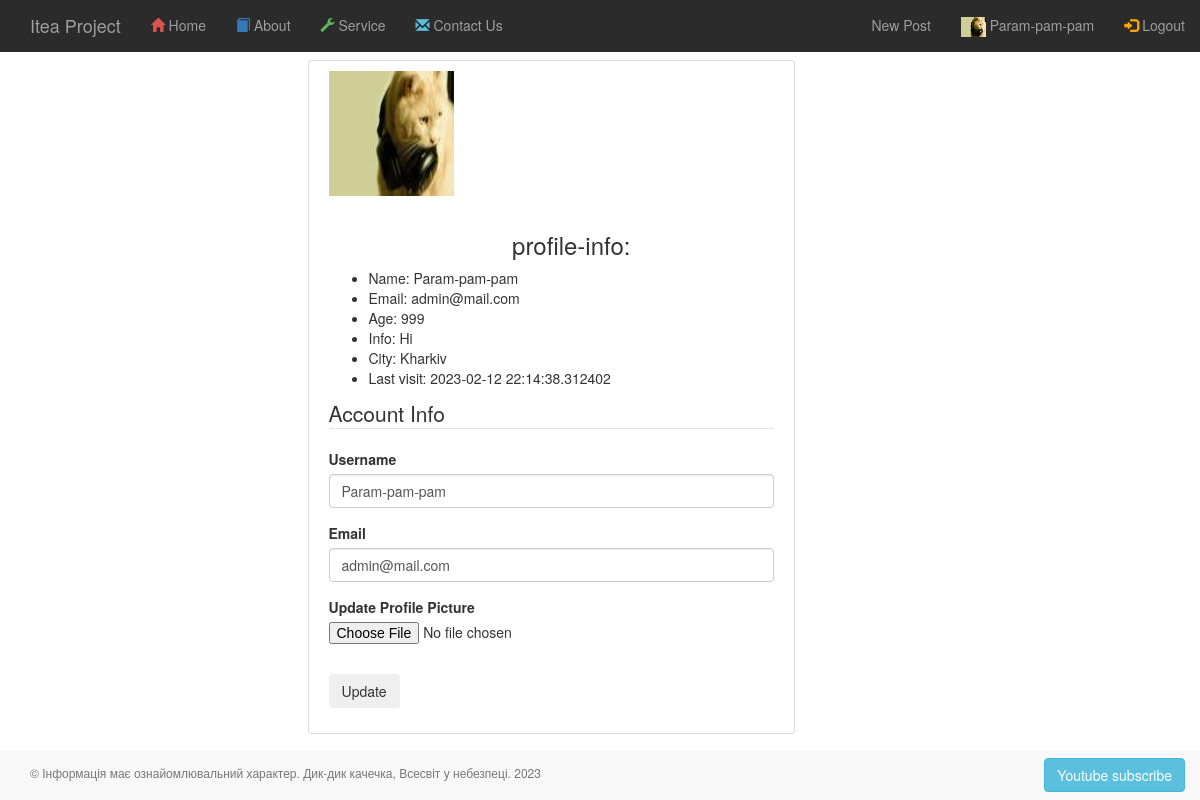
The page /auth/account (signed in) on the database its author committed.
### app/auth/models.py (models this page shows, shortened)
class Profile(BaseModel):
    avatar = CharField()
    info = TextField()
    city = CharField()
    age = IntegerField()

class User(BaseModel, UserMixin):
    username = CharField(max_length=100)
    email = CharField(max_length=200, unique=True, index=True)
    __password_hash = CharField(max_length=128)
    last_visit = DateTimeField(default=datetime.datetime.now)
    role = ForeignKeyField(Role, backref='users')
    profile = ForeignKeyField(Profile)
    @property
    def password(self):
        raise AttributeError('password is not a valid attribute')

### app/auth/routes.py (the view)
@auth.route("/account", methods=['GET', 'POST'])
@login_required
def account():
    form = UpdateAccountForm()
    if form.validate_on_submit():
        if form.picture.data:
            print(form.picture.data)
            picture_file = save_picture(form.picture.data)
            current_user.profile.avatar = picture_file
            current_user.profile.save()
        current_user.username = form.username.data
        current_user.email = form.email.data
        current_user.save()
        flash('Your account has been updated!', 'success')
        return redirect(url_for('auth.account'))
    elif request.method == 'GET':
        form.username.data = current_user.username
        form.email.data = current_user.email
    return render_template('auth/account.html',
                           title='Account',
                           image_file=current_user.profile.avatar,
                           form=form)

### app/auth/forms.py (shortened to what this page needs)
class UpdateAccountForm(FlaskForm):
    username = StringField(
        'Username',
        validators=[DataRequired(), Length(1, 100)],
        render_kw={'placeholder': 'Enter your name'})
    email = StringField('Email',
                        validators=[DataRequired(), Length(1, 100), Email()],
                        render_kw={'placeholder': 'Enter email'})
    picture = FileField('Update Profile Picture',
                        validators=[FileAllowed(['jpg', 'png'])])
    submit = SubmitField('Update')

### app/auth/models.py (called while the page is built)
@login_manager.user_loader
def load_user(user_id):
    return User.select().where(User.id == user_id).first()

### app/templates/auth/account.html (shortened to what this page needs)
{% extends '_base.html' %}
{% block page_content %}
    <div class="row">
        <div class="col-md-3"></div>
        <div class="content-section  col-md-5">
            <div class="media">
                <img class="rounded-circle account-img" src="{{ image_file }}">
                <div class="media-body">
                    <td class="profile-panel">
                        <ul class="profile-info">
                            <h3>profile-info: </h3>
                            <li>Name: {{ current_user.username }}</li>
                            <li>Email: {{ current_user.email }}</li>
                            <li>Age: {{ current_user.profile.age }}</li>
                            <li>Info: {{ current_user.profile.info }}</li>
                            <li>City: {{ current_user.profile.city }}</li>
                            <li>Last visit: {{ current_user.last_visit }}</li>
                        </ul>
                    </td>
                </div>
            </div>
            <form method="POST" action="" enctype="multipart/form-data">
                <fieldset class="form-group">
                    <legend class="border-bottom mb-4">Account Info</legend>
                    <div class="form-group">
                        {{ form.username.label(class="form-control-label") }}
                        {% if form.username.errors %}
                            {{ form.username(class="form-control form-control-lg is-invalid") }}
                            <div class="invalid-feedback">
                                {% for error in form.username.errors %}
                                    <span>{{ error }}</span>
                                {% endfor %}
                            </div>
                        {% else %}
                            {{ form.username(class="form-control form-control-lg") }}
                        {% endif %}
                    </div>
                    <div class="form-group">
                        {{ form.email.label(class="form-control-label") }}
                        {% if form.email.errors %}
                            {{ form.email(class="form-control form-control-lg is-invalid") }}
                            <div class="invalid-feedback">
                                {% for error in form.email.errors %}
                                    <span>{{ error }}</span>
                                {% endfor %}
                            </div>
                        {% else %}
                            {{ form.email(class="form-control form-control-lg") }}
                        {% endif %}
                    </div>
                    <div class="form-group">
                        {{ form.picture.label() }}
                        {{ form.picture(class="form-control-file") }}
                    </div>
                </fieldset>
                <div class="form-group">
                    {{ form.submit(class="btn btn-outline-info") }}
                </div>
            </form>
        </div>
        <div class="col-md-3"></div>
    </div>
{% endblock page_content %}

### app/templates/nav/nav-top-bar.html (shortened to what this page needs)
<nav class="navbar-wrapper navbar-inverse navbar-fixed-top">
    <div class="container-fluid">
        <div class="navbar-header">
            <a href="/" class="navbar-brand">Itea Project</a>
        </div>
        <div class="collapse navbar-collapse navHeaderCollapse">
            <ul class="nav navbar-nav">
                <li class=""><a href="/">
                    <span id="home_menu_icon_color" class="glyphicon glyphicon-home"></span> Home</a></li>
                <li class=""><a href="{{ url_for('main.about') }}">
                    <span id="training_menu_icon_color" class="glyphicon glyphicon-book"></span> About</a>
                </li>
                <li class=""><a href="#">
                    <span id="services_menu_icon_color" class="glyphicon glyphicon-wrench"></span> Service</a>
                </li>
                <li class=""><a href="#">
                    <span id="contact_us_menu_icon_color" class="glyphicon glyphicon-envelope"></span> Contact Us</a>
                </li>
            </ul>
            <ul class="nav navbar-nav navbar-right">
                {% if current_user.is_authenticated %}
                    <li><a class="nav-item nav-link" href="{{ url_for('posts.new_post') }}">New Post</a></li>
                    <li><a href="{{ url_for('auth.account') }}">
                        <img src="{{ current_user.profile.avatar }}" alt="avatar" width="25" height="20">
                        {{ current_user.username }}
                    </a></li>
                    <li><a href="{{ url_for('auth.logout') }}">
                        <span id="login_menu_icon_color" class="glyphicon glyphicon-log-in"></span> Logout</a></li>
                {% else %}
                    <li><a href="{{ url_for('auth.register') }}">
                        <span id="sign_up_menu_icon_color" class="glyphicon glyphicon-user"></span> Register</a></li>
                    <li><a href="{{ url_for('auth.login') }}">
                        <span id="login_menu_icon_color" class="glyphicon glyphicon-log-in"></span> Login</a></li>
                {% endif %}
            </ul>
        </div>
    </div>
</nav>

### app/static/css/styles_nav_top_bar.css (style rules this page uses)
#home_menu_icon_color { color:#D9534F; }
#training_menu_icon_color { color:#337AB7; }
#services_menu_icon_color { color:#5CB85C }
#contact_us_menu_icon_color { color:#5BC0DE; }
#login_menu_icon_color { color:orange; }
.navbar-inverse { background-color: rgb(43, 43, 43); border-color: #405976; }

### app/static/css/styles_blog.css (style rules this page uses)
.content-section { background: #ffffff; padding: 10px 20px; border: 1px solid #dddddd; border-radius: 3px; margin-bottom: 20px; }
.account-img { height: 125px; width: 125px; margin-right: 20px; margin-bottom: 16px; }

### app/static/css/styles.css (style rules this page uses)
h1, h2, h3 { text-align: center; }

### rows shown on the page
Profile: profile.avatar (picture), avatar (picture), profile.age "999", profile.info "Hi", profile.city "Kharkiv"
User: username "Param-pam-pam", email "admin@mail.com", last_visit "2023-02-12 22:14:38.312402"
